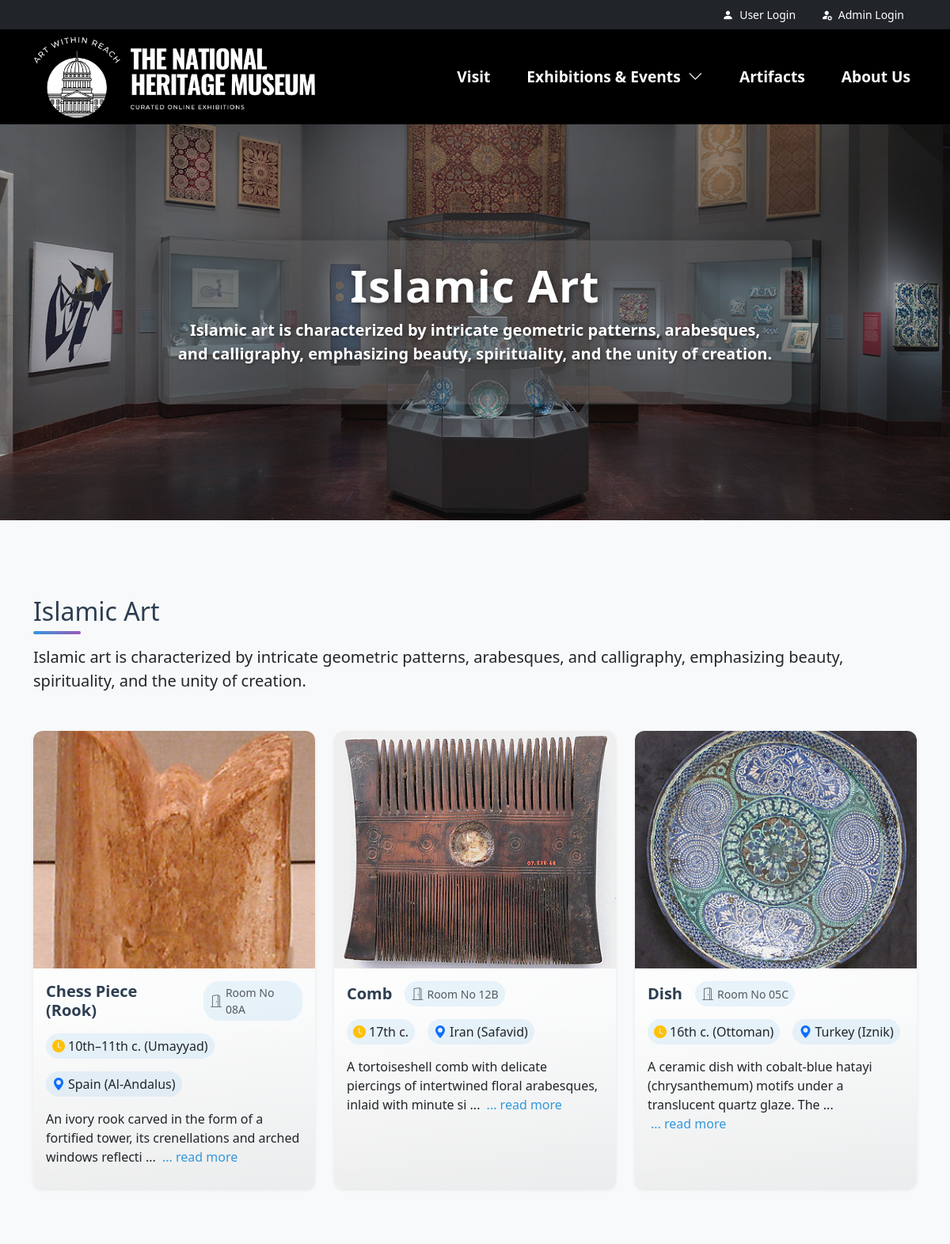
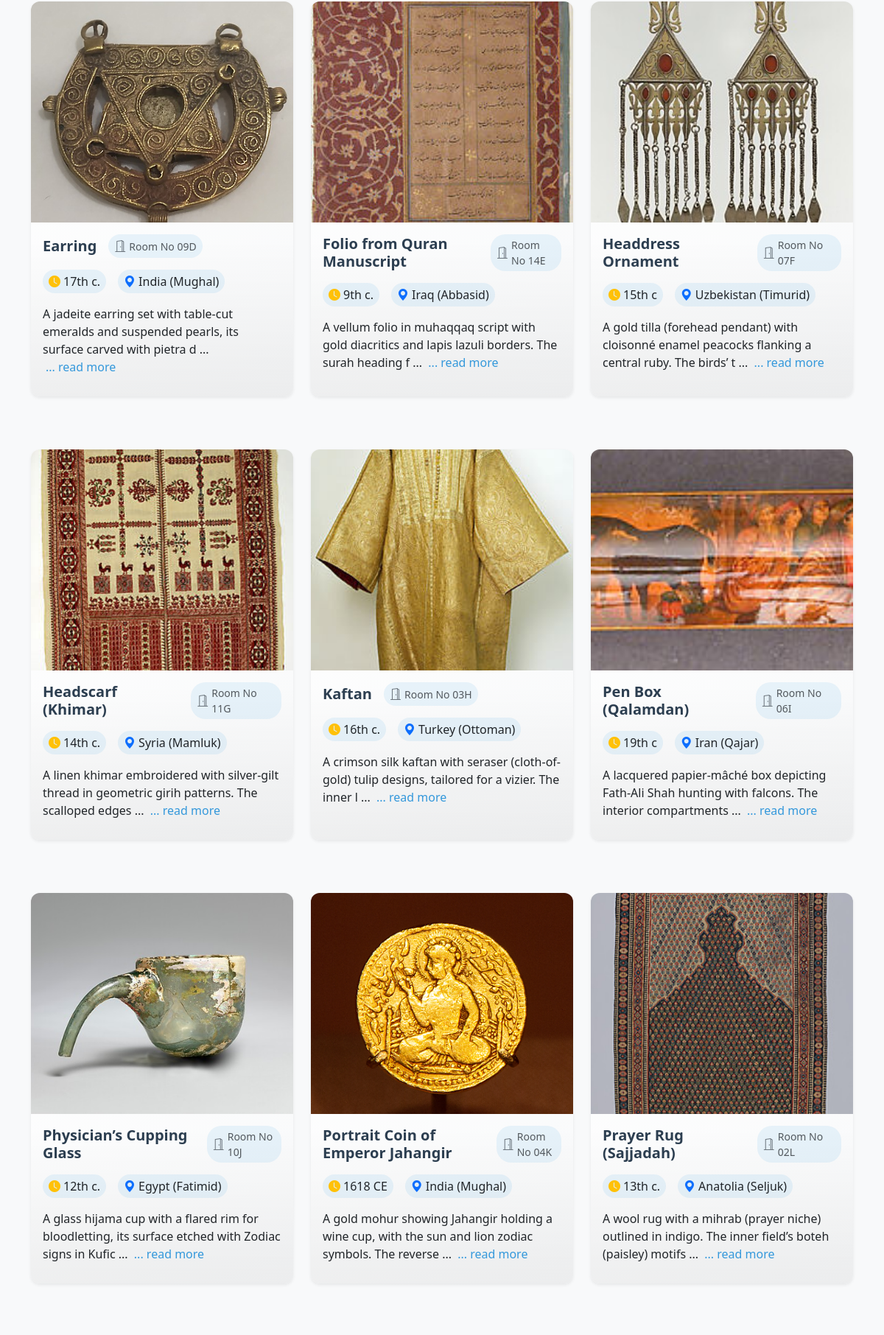
/islamic_art (upper part), run on the app's committed database (2 pictures, top to bottom).
### tables this page shows
CREATE TABLE "artifacts" (
	"id"	INTEGER,
	"item_name"	TEXT NOT NULL,
	"category"	TEXT NOT NULL,
	"origin"	TEXT NOT NULL,
	"historical_period"	TEXT NOT NULL,
	"location"	TEXT NOT NULL,
	"image_filename"	TEXT NOT NULL,
	"description"	TEXT,
	"category_desc"	TEXT,
	PRIMARY KEY("id" AUTOINCREMENT)
);

### app.py (the view)
@app.route('/islamic_art')
def islamic_art():
    conn = create_connection()
    artifacts = []
    if conn is not None:
        try:
            conn.row_factory = sqlite3.Row
            cursor = conn.cursor()
            cursor.execute("SELECT * FROM artifacts WHERE category = 'Islamic Art'")
            artifacts = cursor.fetchall()
        except Error as e:
            print(f"Error fetching Islamic Art artifacts: {e}")
        finally:
            conn.close()
    return render_template('islamic_art.html', artifacts=artifacts)

### app.py (called while the page is built)
def create_connection():
    conn = None
    try:
        conn = sqlite3.connect(DATABASE)
        print(f"Connected to SQLite database: {DATABASE}")
    except Error as e:
        print(f"Error connecting to database: {e}")
    return conn

### templates/islamic_art.html (shortened to what this page needs)
<!DOCTYPE html>
<html lang="en">
<head>
    <link href="https://cdn.jsdelivr.net/npm/bootstrap@5.3.0/dist/css/bootstrap.min.css" rel="stylesheet" />
    <link rel="stylesheet" href="https://cdn.jsdelivr.net/npm/bootstrap-icons@1.10.0/font/bootstrap-icons.css">
    <link href="https://cdnjs.cloudflare.com/ajax/libs/font-awesome/5.15.4/css/all.min.css" rel="stylesheet" />
    <link rel="stylesheet" href="/static/styles.css" />
    <link rel="stylesheet" href="/static/card-looks.css" />
</head>
<body>
    {% include 'navbar.html' %}
    <section class="position-relative">
        <div class="hero-image position-relative" style="height: 500px;">
            <img src="/static/images/artifacts/islamic_art/islamic_art_hero.jpg" alt="Egyptian Art Style"
                class="w-100 h-100 object-fit-cover opacity-85">
            <div class="position-absolute top-0 start-0 w-100 h-100 bg-dark bg-opacity-25"></div>
        </div>
        <div class="container position-absolute top-50 start-50 translate-middle w-100">
            <div class="hero-caption text-center p-4 text-white mx-auto" style="max-width: 800px;">
                <h1 class="display-4 fw-bold">Islamic Art</h1>
                <p class="lead mb-4 fw-bold">Islamic art is characterized by intricate geometric patterns, arabesques,
                    and calligraphy, emphasizing beauty, spirituality, and the unity of creation.</p>
            </div>
        </div>
    </section>
    <section class="album py-5 bg-body-tertiary">
        <div class="container">
            <div class="my-5">
                <h2 class="section-title">Islamic Art</h2>
                <p class="fs-5">Islamic art is characterized by intricate geometric patterns, arabesques, and
                    calligraphy, emphasizing beauty, spirituality, and the unity of creation.</p>
            </div>
            <div class="row row-cols-1 row-cols-sm-2 row-cols-md-3 g-4">
                {% for artifact in artifacts %}
                <div class="col mb-5">
                    <div class="card shadow-sm h-100">
                        <div class="card-img-top overflow-hidden" style="height: 300px;">
                            <img src="/static/images/artifacts/islamic_art/{{ artifact[6] }}.jpg"
                                alt="{{ artifact[1] }}" class="img-fluid h-100 w-100 object-fit-cover">
                        </div>
                        <div class="card-body p-3 d-flex flex-column">
                            <div>
                                <div class="d-flex align-items-center gap-3 mb-3">
                                    <h4 class="card-title mb-0">{{ artifact[1] }}</h4>
                                    <div class="d-flex align-items-center gap-1">
                                        <i class="bi bi-door-open text-secondary"></i>
                                        <span class="text-muted small">{{ artifact[5] }}</span>
                                    </div>
                                </div>
                            </div>
                            <div class="d-flex flex-wrap align-items-center gap-3 mb-3">
                                <span class="d-flex align-items-center gap-1">
                                    <i class="bi bi-clock-fill text-warning"></i>
                                    <span class="text-dark fw-medium">{{ artifact[4] }}</span>
                                </span>
                                <span class="d-flex align-items-center gap-1">
                                    <i class="bi bi-geo-alt-fill text-primary"></i>
                                    <span class="text-dark fw-medium">{{ artifact[3] }}</span>
                                </span>
                            </div>
                            <div class="card-text mb-2 flex-grow-1">
                                <p class="text-dark mb-1 description-text">
                                    <span class="short-text">
                                        {{ (artifact[7] or "No description available")[:100] }}
                                        {% if (artifact[7] or "")|length > 100 %}...{% endif %}
                                    </span>
                                    {% if (artifact[7] or "")|length > 100 %}
                                    <a href="#" class="read-more-link"></a>
                                    {% endif %}
                                </p>
                            </div>
                        </div>
                    </div>
                </div>
                {% endfor %}
            </div>
        </div>
    </section>
</body>
</html>

### static/card-looks.css (style rules this page uses)
.card { border-radius: 12px; transition: all 0.4s cubic-bezier(0.175, 0.885, 0.32, 1.275); border: none; overflow: hidden; box-shadow: 0 6px 15px rgba(0, 0, 0, 0.1); background: linear-gradient(135deg, #ffffff 0%, #f8f9fa 100%); position: relative; }
.card::before { content: ''; position: absolute; top: 0; left: 0; width: 100%; height: 100%; background: linear-gradient(to bottom, rgba(255, 255, 255, 0) 60%, rgba(0, 0, 0, 0.05) 100%); z-index: 1; pointer-events: none; transition: all 0.4s ease; }
.card-img-top { height: 225px; overflow: hidden; position: relative; }
.card-img-top img { transition: all 0.6s cubic-bezier(0.215, 0.61, 0.355, 1); width: 100%; height: 100%; object-fit: cover; }
.card-body { padding: 1.5rem; position: relative; z-index: 2; }
.card-title { font-size: 1.25rem; font-weight: 600; color: #2c3e50; transition: color 0.3s ease; margin-bottom: 0.75rem; position: relative; display: inline-block; }
.card-title::after { content: ''; position: absolute; bottom: -2px; left: 0; width: 0; height: 2px; transition: width 0.3s ease; }
.d-flex.align-items-center.gap-1 { background-color: rgba(52, 152, 219, 0.1); padding: 0.25rem 0.5rem; border-radius: 20px; transition: all 0.3s ease; }
.section-title { position: relative; display: inline-block; margin-bottom: 1.5rem; color: #2c3e50; }
.section-title::after { content: ''; position: absolute; bottom: -10px; left: 0; width: 60px; height: 4px; background: linear-gradient(90deg, #3498db, #9b59b6); border-radius: 2px; }
.hero-image { height: 500px; overflow: hidden; }
.hero-image img { transition: transform 10s ease; }
.hero-caption { background-color: rgb(93 94 95 / 53%); border-radius: 12px; padding: 2rem; box-shadow: 0 8px 24px rgba(0, 0, 0, 0.3); }
.hero-caption h1 { text-shadow: 2px 2px 8px rgba(0, 0, 0, 0.5); letter-spacing: 1px; }
.hero-caption p { text-shadow: 1px 1px 4px rgba(0, 0, 0, 0.5); }
.description-text { position: relative; }
.short-text { display: inline; }
.read-more-link { color: #3498db; cursor: pointer; font-weight: 500; text-decoration: none; transition: color 0.3s ease; display: inline-block; margin-left: 4px; }
.read-more-link::after, .expanded .read-more-link::after { content: '' !important; }
.read-more-link::after { content: ' more'; }

### data on the page
artifacts: image_filename (picture), item_name "Chess Piece (Rook)", location "Room No 08A", historical_period "10th–11th c. (Umayyad)", origin "Spain (Al-Andalus)", description "An ivory rook carved in the form of a fortified tower, its crenellations and arched windows reflecti", shows "... read more"
artifacts: image_filename (picture), item_name "Comb", location "Room No 12B", historical_period "17th c.", origin "Iran (Safavid)", description "A tortoiseshell comb with delicate piercings of intertwined floral arabesques, inlaid with minute si", shows "... read more"
artifacts: image_filename (picture), item_name "Dish", location "Room No 05C", historical_period "16th c. (Ottoman)", origin "Turkey (Iznik)", description "A ceramic dish with cobalt-blue hatayi (chrysanthemum) motifs under a translucent quartz glaze. The", shows "... read more"
artifacts: image_filename (picture), item_name "Earring", location "Room No 09D", historical_period "17th c.", origin "India (Mughal)", description "A jadeite earring set with table-cut emeralds and suspended pearls, its surface carved with pietra d", shows "... read more"
artifacts: image_filename (picture), item_name "Folio from Quran Manuscript", location "Room No 14E", historical_period "9th c.", origin "Iraq (Abbasid)", description "A vellum folio in muhaqqaq script with gold diacritics and lapis lazuli borders. The surah heading f", shows "... read more"
artifacts: image_filename (picture), item_name "Headdress Ornament", location "Room No 07F", historical_period "15th c", origin "Uzbekistan (Timurid)", description "A gold tilla (forehead pendant) with cloisonné enamel peacocks flanking a central ruby. The birds’ t", shows "... read more"
artifacts: image_filename (picture), item_name "Headscarf (Khimar)", location "Room No 11G", historical_period "14th c.", origin "Syria (Mamluk)", description "A linen khimar embroidered with silver-gilt thread in geometric girih patterns. The scalloped edges", shows "... read more"
artifacts: image_filename (picture), item_name "Kaftan", location "Room No 03H", historical_period "16th c.", origin "Turkey (Ottoman)", description "A crimson silk kaftan with seraser (cloth-of-gold) tulip designs, tailored for a vizier. The inner l", shows "... read more"
artifacts: image_filename (picture), item_name "Pen Box (Qalamdan)", location "Room No 06I", historical_period "19th c", origin "Iran (Qajar)", description "A lacquered papier-mâché box depicting Fath-Ali Shah hunting with falcons. The interior compartments", shows "... read more"
artifacts: image_filename (picture), item_name "Physician’s Cupping Glass", location "Room No 10J", historical_period "12th c.", origin "Egypt (Fatimid)", description "A glass hijama cup with a flared rim for bloodletting, its surface etched with Zodiac signs in Kufic", shows "... read more"
artifacts: image_filename (picture), item_name "Portrait Coin of Emperor Jahangir", location "Room No 04K", historical_period "1618 CE", origin "India (Mughal)", description "A gold mohur showing Jahangir holding a wine cup, with the sun and lion zodiac symbols. The reverse", shows "... read more"
artifacts: image_filename (picture), item_name "Prayer Rug (Sajjadah)", location "Room No 02L", historical_period "13th c.", origin "Anatolia (Seljuk)", description "A wool rug with a mihrab (prayer niche) outlined in indigo. The inner field’s boteh (paisley) motifs", shows "... read more"
